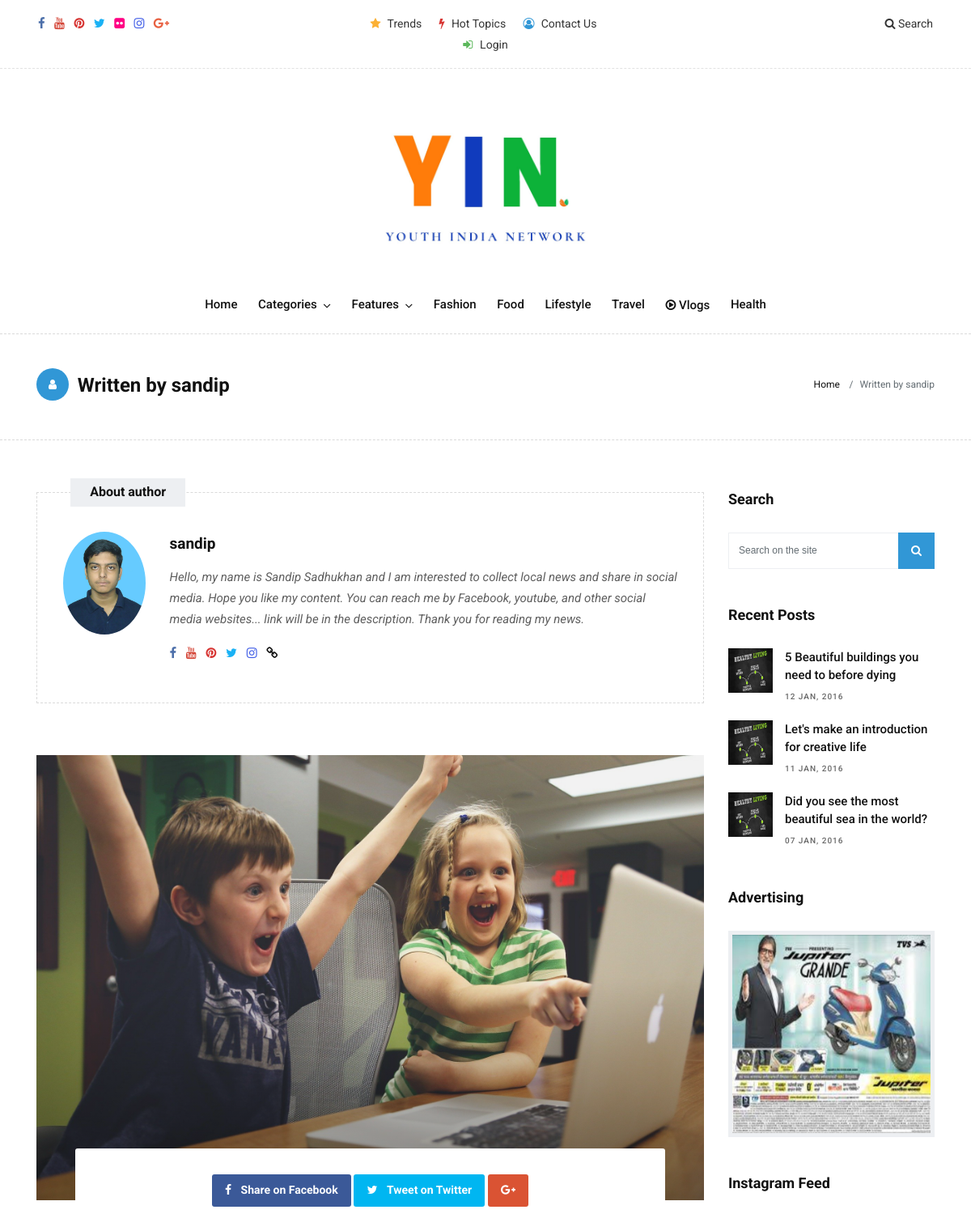
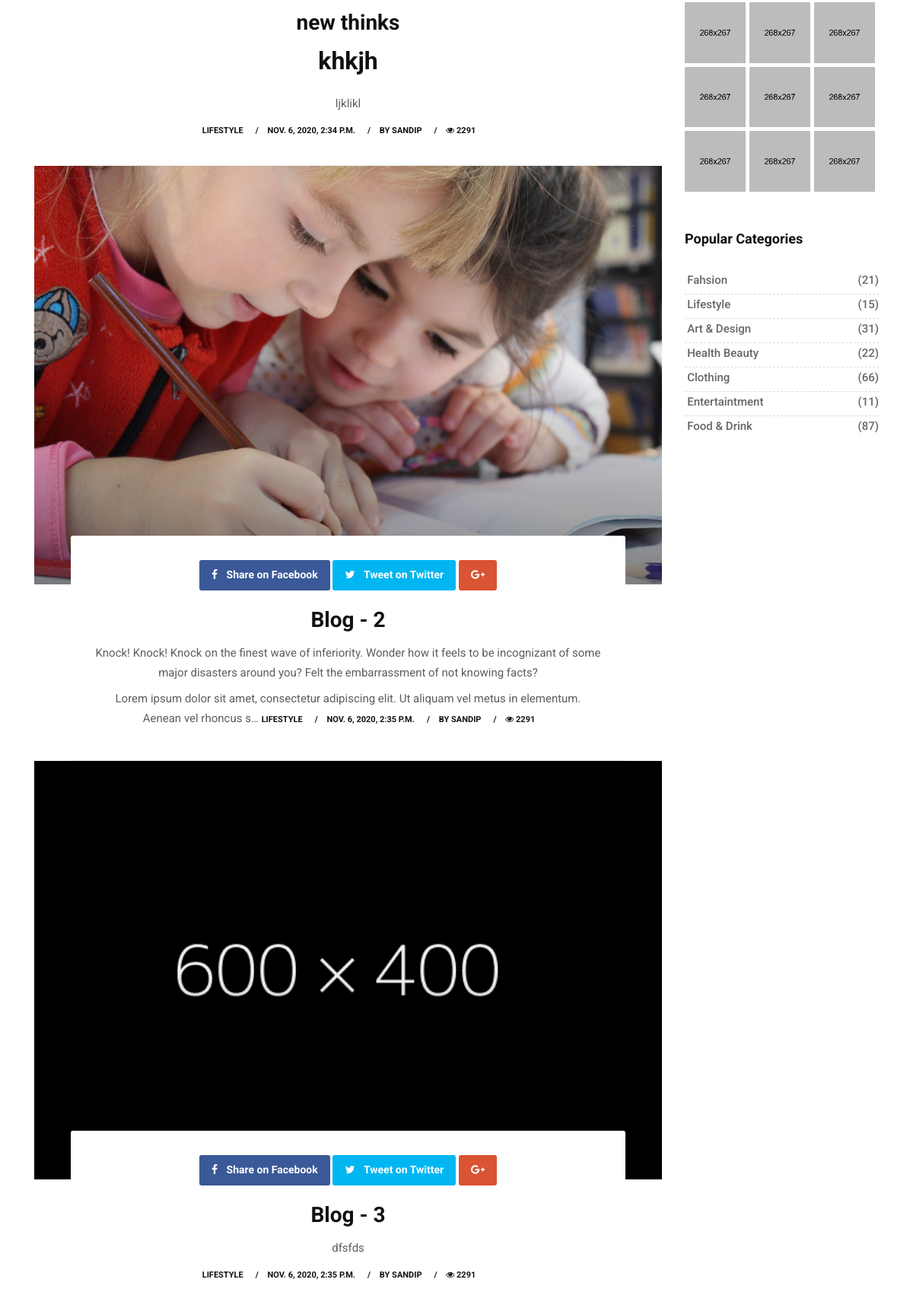
The page /blog-author/sandip/ (upper part) on the database its author committed (2 pictures, top to bottom).
### website/models.py (models this page shows, shortened)
class BlogPost(models.Model):
    user = models.ForeignKey(User, on_delete=models.CASCADE)
    blog_title = models.CharField(max_length=400, null=False)
    slug = models.SlugField(max_length=250, null=True, blank=True)
    blog_content = RichTextUploadingField(blank=True, null=True)
    coverPic = models.ImageField(
        upload_to='cover_photos/', default="/cover_photos/default_cover.png")
    pub_date = models.DateTimeField(auto_now_add=True)
    BLOG_STATUS_CHOICES = [
        ('ACTIVE', 'ACTIVE'),
        ('PENDING', 'PENDING'),
    ]
    status = models.CharField(
        max_length=30, choices=BLOG_STATUS_CHOICES, default="PENDING")
    catagory = models.ManyToManyField(Catagory, blank=True)
    tags = models.ManyToManyField(Tag, blank=True)
    isTranding = models.BooleanField(default=False)
    views = models.IntegerField(default=0)
    def getFirstTag(self):
        try:
            return self.tags.first()
        except:
            return None

class Author(models.Model):
    user = models.OneToOneField(User, on_delete=models.CASCADE)
    description = models.TextField()
    fb_url = models.CharField(max_length=250, null=True, blank=True)
    yt_url = models.CharField(max_length=250, null=True, blank=True)
    pint_url = models.CharField(max_length=250, null=True, blank=True)
    twit_url = models.CharField(max_length=250, null=True, blank=True)
    flickr_url = models.CharField(max_length=250, null=True, blank=True)
    insta_url = models.CharField(max_length=250, null=True, blank=True)
    personal_url = models.CharField(max_length=250, null=True, blank=True)
    profile_pic = models.ImageField(upload_to='author_profile_pic/', default="/author_profile_pic/default.png")

### website/views.py (the view)
# urls.py: path('blog-author/<str:username>/', views.blogauthor, name="blogauthor"),
def blogauthor(request, username):
    user = User.objects.get(username=username)
    blogs = BlogPost.objects.filter(user=user)
    author = Author.objects.get(user=user)
    recentPosts = BlogPost.objects.all().order_by('-pub_date')[:3]
    popularPosts = BlogPost.objects.all().order_by('-views')[:3]
    context = {
        'blogs': blogs,
        'author': author,
        'recentPosts': recentPosts,
        'popularPosts': popularPosts
    }
    return render(request, 'website/blog-author.html', context)

### website/models.py (called while the page is built)
    def __str__(self):
        return self.text

### website/views.py (called while the page is built)
def trendingCategories_processor(request):
    trandingCatagories = Catagory.objects.filter(
        tranding=True).order_by('-date')[:6]
    trandingCatagoriesPosts = []
    for i in trandingCatagories:
        trandingCatagoriesPosts.append(
            BlogPost.objects.filter(catagory=i).filter(status="ACTIVE"))
    return {'trandingCatagories': trandingCatagories, 'trandingCatagoriesPosts': zip(trandingCatagories, trandingCatagoriesPosts)}

### website/templates/website/blog-author.html (shortened to what this page needs)
{% extends 'website/base.html' %}
{% load static %}
{% block content %}
        <div class="page-title wb">
            <div class="container">
                <div class="row">
                    <div class="col-lg-8 col-md-8 col-sm-12 col-xs-12">
                        <h2><i class="fa fa-user"></i> Written by {{blogs.0.user}} <small class="hidden-xs-down hidden-sm-down"></small></h2>
                    </div>
                    <div class="col-lg-4 col-md-4 col-sm-12 hidden-xs-down hidden-sm-down">
                        <ol class="breadcrumb">
                            <li class="breadcrumb-item"><a href="{% url 'index' %}">Home</a></li>
                            <li class="breadcrumb-item active">Written by {{blogs.0.user}}</li>
                        </ol>
                    </div>
                </div>
            </div>
        </div>
        <section class="section wb">
            <div class="container">
                <div class="row">
                    <div class="col-lg-9 col-md-12 col-sm-12 col-xs-12">
                        <div class="page-wrapper">
                            <div class="custombox authorbox clearfix">
                                <h4 class="small-title">About author</h4>
                                <div class="row">
                                    <div class="col-lg-2 col-md-2 col-sm-2 col-xs-12">
                                        <img src="{{author.profile_pic.url}}" alt="" class="img-fluid rounded-circle">
                                    </div>
                                    <div class="col-lg-10 col-md-10 col-sm-10 col-xs-12">
                                        <h4><a href="#">{{author.user}}</a></h4>
                                        <p>{{author.description}}</p>
                                        <div class="topsocial">
                                            <a href="{{author.fb_url}}" data-toggle="tooltip" data-placement="bottom" title="Facebook"><i class="fa fa-facebook"></i></a>
                                            <a href="{{author.yt_url}}" data-toggle="tooltip" data-placement="bottom" title="Youtube"><i class="fa fa-youtube"></i></a>
                                            <a href="{{author.pint_url}}" data-toggle="tooltip" data-placement="bottom" title="Pinterest"><i class="fa fa-pinterest"></i></a>
                                            <a href="{{author.twit_url}}" data-toggle="tooltip" data-placement="bottom" title="Twitter"><i class="fa fa-twitter"></i></a>
                                            <a href="{{author.insta_url}}" data-toggle="tooltip" data-placement="bottom" title="Instagram"><i class="fa fa-instagram"></i></a>
                                            <a href="{{author.personal_url}}" data-toggle="tooltip" data-placement="bottom" title="Website"><i class="fa fa-link"></i></a>
                                        </div>
                                    </div>
                                </div>
                            </div>
                            <div class="blog-custom-build">
                                 {% for i in blogs%}
                                <div class="blog-box">
                                    <div class="post-media">
                                        <a href="{% url 'blog' i.slug %}" title="">
                                            <img src="{{i.coverPic.url}}" alt="" class="img-fluid">
                                            <div class="hovereffect">
                                            </div>
                                        </a>
                                    </div>
                                    <div class="blog-meta big-meta text-center">
                                        <div class="post-sharing">
                                            <ul class="list-inline">
                                                <li><a href="#" class="fb-button btn btn-primary"><i class="fa fa-facebook"></i> <span class="down-mobile">Share on Facebook</span></a></li>
                                                <li><a href="#" class="tw-button btn btn-primary"><i class="fa fa-twitter"></i> <span class="down-mobile">Tweet on Twitter</span></a></li>
                                                <li><a href="#" class="gp-button btn btn-primary"><i class="fa fa-google-plus"></i></a></li>
                                            </ul>
                                        </div>
                                        <h4><a href="single.html" title="">{{i.blog_title}}</a></h4>
                                        {% autoescape off %}
                                        {{i.blog_content|truncatechars:300}}
                                        {% endautoescape %}
                                        <small><a href="blog-category-01.html" title="">Lifestyle</a></small>
                                        <small><a href="single.html" title="">{{i.pub_date}}</a></small>
                                        <small><a href="{% url 'blogauthor' i.user.username %}" title="">by {{i.user}}</a></small>
                                        <small><a href="{% url 'blogauthor' i.user.username %}" title=""><i class="fa fa-eye"></i> 2291</a></small>
                                    </div>
                                </div>
                                {% endfor %}
                            </div>
                        </div>
                    </div>
                    <div class="col-lg-3 col-md-12 col-sm-12 col-xs-12">
                        <div class="sidebar">
                            <div class="widget">
                                <h2 class="widget-title">Search</h2>
                                <form class="form-inline search-form">
                                    <div class="form-group">
                                        <input type="text" class="form-control" placeholder="Search on the site">
                                    </div>
                                    <button type="submit" class="btn btn-primary"><i class="fa fa-search"></i></button>
                                </form>
                            </div>
                            <div class="widget">
                                <h2 class="widget-title">Recent Posts</h2>
                                <div class="blog-list-widget">
                                    <div class="list-group">
                                        <a href="single.html" class="list-group-item list-group-item-action flex-column align-items-start">
                                            <div class="w-100 justify-content-between">
                                                <img src="{% static 'upload/blog_square_01.jpg'%}" alt="" class="img-fluid float-left">
                                                <h5 class="mb-1">5 Beautiful buildings you need to before dying</h5>
                                                <small>12 Jan, 2016</small>
                                            </div>
                                        </a>
                                        <a href="single.html" class="list-group-item list-group-item-action flex-column align-items-start">
                                            <div class="w-100 justify-content-between">
                                                <img src="{% static 'upload/blog_square_02.jpg'%}" alt="" class="img-fluid float-left">
                                                <h5 class="mb-1">Let's make an introduction for creative life</h5>
                                                <small>11 Jan, 2016</small>
                                            </div>
                                        </a>
                                        <a href="single.html" class="list-group-item list-group-item-action flex-column align-items-start">
                                            <div class="w-100 last-item justify-content-between">
                                                <img src="{% static 'upload/blog_square_03.jpg'%}" alt="" class="img-fluid float-left">
                                                <h5 class="mb-1">Did you see the most beautiful sea in the world?</h5>
                                                <small>07 Jan, 2016</small>
                                            </div>
                                        </a>
                                    </div>
                                </div>
                            </div>
                            <div class="widget">
                                <h2 class="widget-title">Advertising</h2>
                                <div class="banner-spot clearfix">
                                    <div class="banner-img">
                                        <img src="{% static 'upload/banner_03.jpg' %}" alt="" class="img-fluid">
                                    </div>
                                </div>
                            </div>
                            <div class="widget">
                                <h2 class="widget-title">Instagram Feed</h2>
                                <div class="instagram-wrapper clearfix">
                                    <a class="" href="#"><img src="{% static 'upload/insta_01.jpeg'%}" alt="" class="img-fluid"></a>
                                    <a href="#"><img src="{% static 'upload/insta_02.jpeg'%}" alt="" class="img-fluid"></a>
                                    <a href="#"><img src="{% static 'upload/insta_03.jpeg'%}" alt="" class="img-fluid"></a>
                                    <a href="#"><img src="{% static 'upload/insta_04.jpeg'%}" alt="" class="img-fluid"></a>
                                    <a href="#"><img src="{% static 'upload/insta_05.jpeg'%}" alt="" class="img-fluid"></a>
                                    <a href="#"><img src="{% static 'upload/insta_06.jpeg'%}" alt="" class="img-fluid"></a>
                                    <a href="#"><img src="{% static 'upload/insta_07.jpeg'%}" alt="" class="img-fluid"></a>
                                    <a href="#"><img src="{% static 'upload/insta_08.jpeg'%}" alt="" class="img-fluid"></a>
                                    <a href="#"><img src="{% static 'upload/insta_09.jpeg'%}" alt="" class="img-fluid"></a>
                                </div>
                            </div>
                            <div class="widget">
                                <h2 class="widget-title">Popular Categories</h2>
                                <div class="link-widget">
                                    <ul>
                                        <li><a href="#">Fahsion <span>(21)</span></a></li>
                                        <li><a href="#">Lifestyle <span>(15)</span></a></li>
                                        <li><a href="#">Art & Design <span>(31)</span></a></li>
                                        <li><a href="#">Health Beauty <span>(22)</span></a></li>
                                        <li><a href="#">Clothing <span>(66)</span></a></li>
                                        <li><a href="#">Entertaintment <span>(11)</span></a></li>
                                        <li><a href="#">Food & Drink <span>(87)</span></a></li>
                                    </ul>
                                </div>
                            </div>
                        </div>
                    </div>
                </div>
            </div>
        </section>
        {% endblock %}

### website/static/css/colors.css (style rules this page uses)
.dmtop, .search-form .btn:hover, .search-form .btn:focus, .search-form .btn { color: #ffffff !important; background-color: #3197d6 !important; }
.tag-cloud-single span, .page-title i, .btn:hover, .sitemap-wrapper .year, .btn:focus, .navbar-inverse .navbar-toggler { color: #ffffff !important; background-color: #3197d6; }
.topsocial .fa.fa-facebook { color: #4b6ea9; }
.topsocial .fa.fa-twitter { color: #1ab2f5; }
.fa-bolt, .topsocial .fa.fa-pinterest { color: #d73533; }
.topsocial .fa.fa-youtube { color: #d44638; }
.topsocial .fa.fa-instagram { color: #405de6; }

### rows shown on the page
BlogPost: user.username "sandip", coverPic (picture), blog_title "new thinks", blog_content "khkjh ljklikl", pub_date "NOV. 6, 2020, 2:34 P.M.", user "SANDIP"
Author: profile_pic (picture), user "sandip", description "Hello, my name is Sandip Sadhukhan and I am interested to collect local news and share in social media. Hope you like my content. You can reach me by Facebook, youtube, and other social media websites... link will be in the description. Thank you for reading my news."
BlogPost: coverPic (picture), blog_title "Blog - 2", blog_content "Knock! Knock! Knock on the finest wave of inferiority. Wonder how it feels to be incognizant of some major disasters around you? Felt the embarrassment of not knowing facts? Lorem ipsum dolor sit amet, consectetur adipiscing elit. Ut aliquam vel metus in elementum. Aenean vel rhoncus s…", pub_date "NOV. 6, 2020, 2:35 P.M.", user "SANDIP"
BlogPost: coverPic (placeholder picture), blog_title "Blog - 3", blog_content "dfsfds", pub_date "NOV. 6, 2020, 2:35 P.M.", user "SANDIP"
